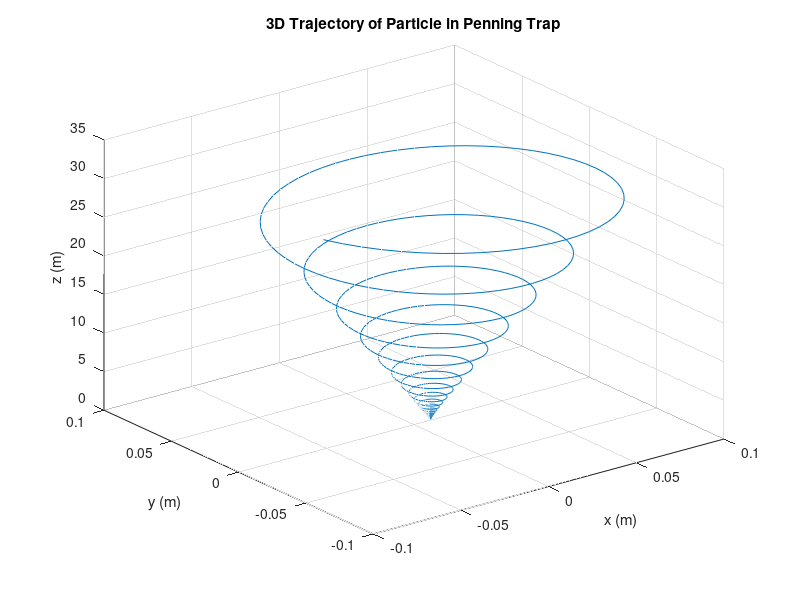

Here is the MATLAB script that generated this plot:
% 3D Penning Trap Simulation
% Simulates charged particle motion in combined magnetic and electric fields
%
% Constants
q = 1.6e-19;        % Charge of particle (Coulombs)
m = 1.67e-27;       % Mass of particle (kg), e.g., a proton
B = 1;              % Magnetic field strength (Tesla)
V0 = 10;            % Voltage for electric field (Volts)
d = 0.01;           % Characteristic trap dimension (meters)
T = 2e-6;           % Total simulation time (seconds)
dt = 1e-9;          % Time step (seconds)

% Initial conditions
r = [0.01; 0; 0.01]; % Initial position (x, y, z)
v = [100; 0; 50];    % Initial velocity (vx, vy, vz)

% Preallocate arrays for position tracking
num_steps = round(T / dt);
positions = zeros(3, num_steps);

% Magnetic and electric field setup
B_vec = [0; 0; B];           % Magnetic field in z-direction
E = @(r) -V0 * [r(1); r(2); -2*r(3)] / d^2; % Quadrupole electric field

% Simulation loop
for i = 1:num_steps
    % Calculate forces
    F_electric = q * E(r);             % Electric force (z confinement)
    F_magnetic = q * cross(v, B_vec);  % Magnetic force (xy-plane rotation)
    F_total = F_electric + F_magnetic; % Total force

    % Update velocity and position using Newton's second law
    a = F_total / m;                   % Acceleration
    v = v + a * dt;                    % Update velocity
    r = r + v * dt;                    % Update position

    % Store the position for plotting
    positions(:, i) = r;
end

% Plot the particle's trajectory in 3D
plot3(positions(1, :), positions(2, :), positions(3, :));
xlabel('x (m)');
ylabel('y (m)');
zlabel('z (m)');
title('3D Trajectory of Particle in Penning Trap');
grid on;
